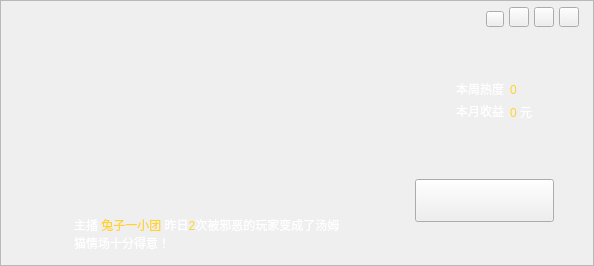
<?xml version="1.0" encoding="UTF-8"?>
<ui version="4.0">
 <class>HostHomeWidget</class>
 <widget class="QWidget" name="HostHomeWidget">
  <property name="geometry">
   <rect>
    <x>0</x>
    <y>0</y>
    <width>594</width>
    <height>266</height>
   </rect>
  </property>
  <property name="windowTitle">
   <string>Form</string>
  </property>
  <widget class="QFrame" name="frame">
   <property name="geometry">
    <rect>
     <x>0</x>
     <y>0</y>
     <width>594</width>
     <height>266</height>
    </rect>
   </property>
   <property name="styleSheet">
    <string notr="true">#frame{
border-image: url(:/image/HostHomeUI/bg_home.png);}</string>
   </property>
   <property name="frameShape">
    <enum>QFrame::StyledPanel</enum>
   </property>
   <property name="frameShadow">
    <enum>QFrame::Raised</enum>
   </property>
   <widget class="QLabel" name="hostNameLb">
    <property name="geometry">
     <rect>
      <x>458</x>
      <y>61</y>
      <width>120</width>
      <height>20</height>
     </rect>
    </property>
    <property name="styleSheet">
     <string notr="true">font: 75 12px &quot;宋体&quot;;</string>
    </property>
    <property name="text">
     <string/>
    </property>
    <property name="alignment">
     <set>Qt::AlignLeading|Qt::AlignLeft|Qt::AlignVCenter</set>
    </property>
   </widget>
   <widget class="QLabel" name="popNumLb">
    <property name="geometry">
     <rect>
      <x>510</x>
      <y>84</y>
      <width>63</width>
      <height>12</height>
     </rect>
    </property>
    <property name="styleSheet">
     <string notr="true">color:#fbd52d;
font: 75 12px &quot;宋体&quot;;</string>
    </property>
    <property name="text">
     <string>0</string>
    </property>
   </widget>
   <widget class="QLabel" name="popTextLb">
    <property name="geometry">
     <rect>
      <x>456</x>
      <y>83</y>
      <width>54</width>
      <height>12</height>
     </rect>
    </property>
    <property name="layoutDirection">
     <enum>Qt::LeftToRight</enum>
    </property>
    <property name="styleSheet">
     <string notr="true">color:white;
font: 75 12px &quot;宋体&quot;;</string>
    </property>
    <property name="text">
     <string>本周热度</string>
    </property>
   </widget>
   <widget class="QLabel" name="incomeTextLb">
    <property name="geometry">
     <rect>
      <x>456</x>
      <y>105</y>
      <width>54</width>
      <height>12</height>
     </rect>
    </property>
    <property name="styleSheet">
     <string notr="true">color:white;
font: 75 12px &quot;宋体&quot;;</string>
    </property>
    <property name="text">
     <string>本月收益</string>
    </property>
   </widget>
   <widget class="QLabel" name="incomeNumLb">
    <property name="geometry">
     <rect>
      <x>510</x>
      <y>103</y>
      <width>55</width>
      <height>16</height>
     </rect>
    </property>
    <property name="styleSheet">
     <string notr="true">#incomeNumLb{color:#fbd52d; font: 75 12px &quot;宋体&quot;;}
QToolTip{border-width: 1px;border-image: url(://image/ToastWidget/toast.png) 2 2 2 2 stretch stretch;color:white;}</string>
    </property>
    <property name="text">
     <string>&lt;html&gt;&lt;head/&gt;&lt;body&gt;&lt;p&gt;0 &lt;span style=&quot; color:#ffffff;&quot;&gt;元&lt;/span&gt;&lt;/p&gt;&lt;/body&gt;&lt;/html&gt;</string>
    </property>
   </widget>
   <widget class="QPushButton" name="startBtn">
    <property name="geometry">
     <rect>
      <x>415</x>
      <y>179</y>
      <width>139</width>
      <height>43</height>
     </rect>
    </property>
    <property name="styleSheet">
     <string notr="true">
QPushButton:hover{border-image:url(:/image/HostHomeUI/bt_start_hover.png);}
QPushButton{border-image: url(:/image/HostHomeUI/bt_start.png);}
</string>
    </property>
    <property name="text">
     <string/>
    </property>
   </widget>
   <widget class="QPushButton" name="adviceBtn">
    <property name="geometry">
     <rect>
      <x>486</x>
      <y>11</y>
      <width>18</width>
      <height>16</height>
     </rect>
    </property>
    <property name="styleSheet">
     <string notr="true">QPushButton:hover{border-image: url(:/image/HostHomeUI/bt_useradvice_hover.png);}
QPushButton{border-image: url(:/image/HostHomeUI/bt_useradvice.png);}</string>
    </property>
    <property name="text">
     <string/>
    </property>
   </widget>
   <widget class="QPushButton" name="helpBtn">
    <property name="geometry">
     <rect>
      <x>509</x>
      <y>7</y>
      <width>20</width>
      <height>20</height>
     </rect>
    </property>
    <property name="styleSheet">
     <string notr="true">
QPushButton:hover{border-image:url(:/image/HostInviteUI/bt_help_hover.png);}
QPushButton{border-image: url(:/image/HostInviteUI/bt_help.png);}</string>
    </property>
    <property name="text">
     <string/>
    </property>
   </widget>
   <widget class="QPushButton" name="closeBtn">
    <property name="geometry">
     <rect>
      <x>559</x>
      <y>7</y>
      <width>20</width>
      <height>20</height>
     </rect>
    </property>
    <property name="styleSheet">
     <string notr="true">QPushButton:hover{border-image: url(:/image/HostHomeUI/bt_close_hover.png);}
QPushButton{border-image: url(:/image/HostHomeUI/bt_close.png);}



</string>
    </property>
    <property name="text">
     <string/>
    </property>
   </widget>
   <widget class="QPushButton" name="viewBtn">
    <property name="geometry">
     <rect>
      <x>23</x>
      <y>51</y>
      <width>324</width>
      <height>151</height>
     </rect>
    </property>
    <property name="cursor">
     <cursorShape>PointingHandCursor</cursorShape>
    </property>
    <property name="styleSheet">
     <string notr="true">border-image: url(:/image/HostHomeUI/img_banner.png);</string>
    </property>
    <property name="text">
     <string/>
    </property>
    <property name="flat">
     <bool>true</bool>
    </property>
   </widget>
   <widget class="QTextEdit" name="msgTextLb">
    <property name="geometry">
     <rect>
      <x>70</x>
      <y>212</y>
      <width>285</width>
      <height>41</height>
     </rect>
    </property>
    <property name="focusPolicy">
     <enum>Qt::NoFocus</enum>
    </property>
    <property name="styleSheet">
     <string notr="true">color:white;
font: 75 12px &quot;宋体&quot;;
background-color: rgba(255, 255, 255, 0);</string>
    </property>
    <property name="frameShape">
     <enum>QFrame::NoFrame</enum>
    </property>
    <property name="verticalScrollBarPolicy">
     <enum>Qt::ScrollBarAlwaysOff</enum>
    </property>
    <property name="horizontalScrollBarPolicy">
     <enum>Qt::ScrollBarAlwaysOff</enum>
    </property>
    <property name="html">
     <string>&lt;!DOCTYPE HTML PUBLIC &quot;-//W3C//DTD HTML 4.0//EN&quot; &quot;http://www.w3.org/TR/REC-html40/strict.dtd&quot;&gt;
&lt;html&gt;&lt;head&gt;&lt;meta name=&quot;qrichtext&quot; content=&quot;1&quot; /&gt;&lt;style type=&quot;text/css&quot;&gt;
p, li { white-space: pre-wrap; }
&lt;/style&gt;&lt;/head&gt;&lt;body style=&quot; font-family:'宋体'; font-size:12px; font-weight:72; font-style:normal;&quot;&gt;
&lt;p style=&quot; margin-top:12px; margin-bottom:12px; margin-left:0px; margin-right:0px; -qt-block-indent:0; text-indent:0px;&quot;&gt;&lt;span style=&quot; font-family:'SimSun'; font-size:9pt; font-weight:400;&quot;&gt;主播 &lt;/span&gt;&lt;span style=&quot; font-family:'SimSun'; font-size:9pt; font-weight:400; color:#ffd32b;&quot;&gt;兔子一小团&lt;/span&gt;&lt;span style=&quot; font-family:'SimSun'; font-size:9pt; font-weight:400;&quot;&gt; 昨日&lt;/span&gt;&lt;span style=&quot; font-family:'SimSun'; font-size:9pt; font-weight:400; color:#ffd32b;&quot;&gt;2&lt;/span&gt;&lt;span style=&quot; font-family:'SimSun'; font-size:9pt; font-weight:400;&quot;&gt;次被邪恶的玩家变成了汤姆&lt;br /&gt;猫情场十分得意！&lt;/span&gt;&lt;/p&gt;&lt;/body&gt;&lt;/html&gt;</string>
    </property>
    <property name="textInteractionFlags">
     <set>Qt::NoTextInteraction</set>
    </property>
   </widget>
   <widget class="QPushButton" name="minBtn">
    <property name="geometry">
     <rect>
      <x>534</x>
      <y>7</y>
      <width>20</width>
      <height>20</height>
     </rect>
    </property>
    <property name="styleSheet">
     <string notr="true">QPushButton:hover{border-image: url(:/image/HostHomeUI/bt_min_hover.png);}
QPushButton{border-image: url(:/image/HostHomeUI/bt_min.png);}</string>
    </property>
    <property name="text">
     <string/>
    </property>
   </widget>
  </widget>
  <widget class="QWidget" name="loadingWidget" native="true">
   <property name="geometry">
    <rect>
     <x>0</x>
     <y>0</y>
     <width>594</width>
     <height>266</height>
    </rect>
   </property>
   <widget class="QLabel" name="loadingLb">
    <property name="geometry">
     <rect>
      <x>287</x>
      <y>118</y>
      <width>30</width>
      <height>30</height>
     </rect>
    </property>
    <property name="text">
     <string/>
    </property>
   </widget>
  </widget>
 </widget>
 <resources/>
 <connections/>
 <designerdata>
  <property name="gridDeltaX">
   <number>2</number>
  </property>
  <property name="gridDeltaY">
   <number>2</number>
  </property>
  <property name="gridSnapX">
   <bool>true</bool>
  </property>
  <property name="gridSnapY">
   <bool>true</bool>
  </property>
  <property name="gridVisible">
   <bool>true</bool>
  </property>
 </designerdata>
</ui>
